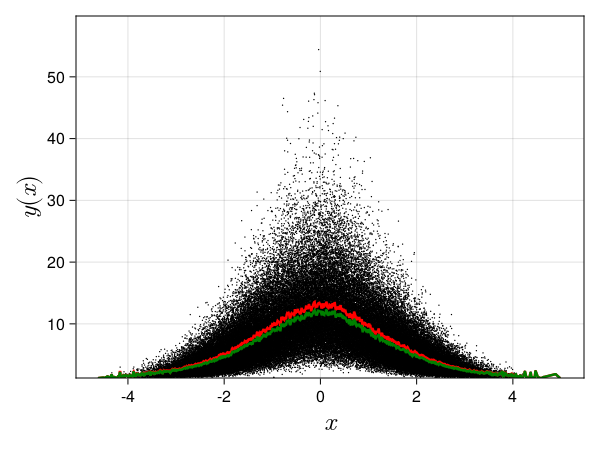

Source code (Julia):
using CairoMakie
using DelimitedFiles

data = readdlm("010_mediacurva.dat", Float64, skipblanks=true)
mean = readdlm("010_mediacurvaout.dat", Float64, skipblanks=true)

scatter(data[:,1], data[:,2]; markersize = 2, color = :black, axis = (; xlabel =
        L"x", ylabel = L"y(x)", xlabelsize = 26, 
        ylabelsize = 26), figure = (; resolution = (600,450), fonts = 
        (; regular = "CMU Serif")))
lines!(mean[:,1], mean[:,2]; color = :red, linewidth = 2.5, linestyle = :solid)
lines!(mean[:,1], mean[:,3]; color = :green, linewidth = 2.5, linestyle = :solid)

# axislegend("Legend", position = :ct);
limits!(1.1*minimum(data[:,1]), 1.1*maximum(data[:,1]), 
                                1.1*minimum(data[:,2]), 1.1*maximum(data[:,2]))
save("010_mediacurva.png", current_figure())